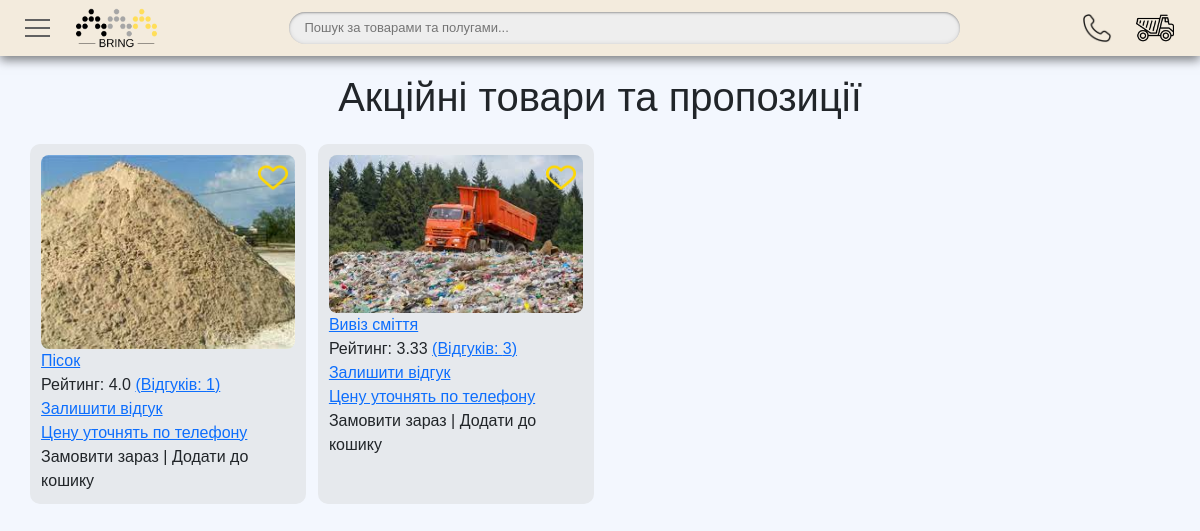
The page /actions/ on the database its author committed.
### bring/models.py (models this page shows, shortened)
class Stuff(models.Model):
    title = models.CharField('Название', max_length=128)
    cat = models.ForeignKey('Category', on_delete=models.PROTECT, verbose_name='Категорії', related_name='stuffs')
    description = models.TextField('Описание')
    pub_date = models.DateTimeField('Дата публикации', auto_now_add=True, blank=True)
    picture = models.ImageField(upload_to='pictures/', null=True, blank=True, default='pictures/default.png')
    slug = models.SlugField(max_length=256, unique=True, db_index=True, verbose_name='URL')
    priority = models.IntegerField('Приоритет выдачи', null=True, blank=True, default=5)
    is_active = models.BooleanField('Активировано?', default=True)
    is_action = models.BooleanField('Акційна пропозиція', default=False)
    fans = models.ManyToManyField('CustomUser', related_name='favs', blank=True)
    price_per_ton = models.IntegerField('Цена за тонну', null=True, blank=True, default=0)
    price_per_bag = models.IntegerField('Цена за мешок', null=True, blank=True, default=0)
    price_per_piece = models.FloatField('Цена за штуку', null=True, blank=True, default=0.0)
    price_per_hour = models.IntegerField('Цена за час', null=True, blank=True, default=0)
    price_per_day = models.IntegerField('Цена за сутки', null=True, blank=True, default=0)
    for_search_my = models.TextField('Слова для поиска', default=' ', null=True, blank=True,)
    for_search = models.TextField('Для поиска(авто)', default='Автоматичне поле')
    class Meta:
        verbose_name = "позиція"
        verbose_name_plural = "позиції"
    def packing(self):
        if any([self.price_per_ton, self.price_per_bag, self.price_per_piece, self.price_per_hour,
                self.price_per_day]) > 0.0:
            return [{'method_of_packing': 'поштучно', 'short_unit_packing': 'шт.', 'price': self.price_per_piece},
                    {'method_of_packing': 'у мішках', 'short_unit_packing': 'м.', 'price': self.price_per_bag},
                    {'method_of_packing': 'насипом', 'short_unit_packing': 'т.', 'price': self.price_per_ton},
                    {'method_of_packing': 'погодинно', 'short_unit_packing': 'г ', 'price': self.price_per_hour},
                    {'method_of_packing': 'подобово', 'short_unit_packing': 'д ', 'price': self.price_per_day},
                    ]
    def __str__(self):
        return self.title
    def rating(self):
        comments = self.comments.filter(rating_vote__range=(0.50, 5.10))
        if comments:
            return round(sum(comment.rating_vote for comment in comments) / len(comments), 2)
        else:
            return 0.0
    def get_absolute_url(self):
        return reverse('bring:stuff', kwargs={'slug': self.slug})

class Comment(models.Model):
    stuff = models.ForeignKey(Stuff, on_delete=models.SET_NULL, related_name="comments", null=True, blank=True)
    author = models.ForeignKey(CustomUser, on_delete=models.CASCADE, related_name="comments")
    comment_text = models.CharField('Комментарий', max_length=256)
    rating_vote = models.FloatField('Оценка', null=True, blank=True)
    pub_comment_date = models.DateTimeField('Дата публикации комментария', auto_now_add=True, blank=True)
    is_new = models.BooleanField('Новое', default=True)
    answer_by_admin = models.CharField('Ответ Администратора', max_length=256, null=True, blank=True)
    class Meta:
        verbose_name = "відгук"
        verbose_name_plural = "відгуки"

### bring/views.py (the view)
# urls.py: path('actions/', views.action_stuffs, name='actions'),
def action_stuffs(request):
    context = {
        'stuffs': Stuff.objects.filter(is_active=True, is_action=True).order_by('priority'),
    }
    return render(request, template_name="bring/actions.html", context=context)

### bring/forms.py
class AuthenticationAjaxForm(forms.Form):
    email = forms.EmailField(
        label=_("Email"),
        max_length=254,
        widget=forms.EmailInput(attrs={
            "autocomplete": "email",
            "class": "form-control",
        }),
    )
    password = forms.CharField(
        label=_("Password"),
        strip=False,
        widget=forms.PasswordInput(attrs={
            "autocomplete": "current-password",
            "class": "form-control",
        }),
    )

### bring/context_processors.py (called while the page is built)
def category_global(request):
    return {'categories_list_global': Category.objects.filter(is_active=True).order_by('priority')}

def modal_login(request):
    context = {
        'login_ajax': AuthenticationAjaxForm()
    }
    return context

def modal_registration(request):
    context = {
        'registration_ajax': RegistrationAjaxForm()
    }
    return context

### bring/models.py (called while the page is built)
    def __str__(self):
        return self.title

    def related_stuffs(self):
        return [stuff for stuff in self.stuffs.all()]

    def get_absolute_url(self):
        return reverse('bring:category', kwargs={'cat_slug': self.slug})

### bring/templates/bring/actions.html (shortened to what this page needs)
{% extends 'bring/base.html' %}
{% load static %}
{% block content %}
    <footer>
        <div class="h-footer">
            <h1 style="margin-top: 1.5%;">Акційні товари та пропозиції</h1>
        </div>
        <div class="stuffs-block">
            {% for stuff in stuffs %}
                <div class="stuff" >
                    {% if user.is_authenticated %}
                        <form action="{% url 'bring:stuff-fan' stuff.id %}" method="POST" id="favorite{{ stuff.id }}">
                        {% csrf_token %}
                        {% if stuff in user.favs.all %}
                            <div class="favorite"><img src="{% static 'bring/img/heart-yellow.png' %}" class="favorite-img"></div>
                        {% else %}
                            <div class="favorite"><img src="{% static 'bring/img/heart-border-yellow.png' %}" class="favorite-img"></div>
                        {% endif %}
                        </form>
                    {% else %}
                    <a data-bs-toggle="modal" data-bs-target="#login-ajax"><div class="favorite">
                        <img src="{% static 'bring/img/heart-border-yellow.png' %}" class="favorite-img">
                    </div></a>
                    {% endif %}
                        <div class="stuff-img-block"><a href="{{ stuff.get_absolute_url }}"><img src="{{ stuff.picture.url }}" class="stuff-img"></a></div>
                        <div class="stuff-title"><a href="{{ stuff.get_absolute_url }}">{{ stuff }}</a></div>
                        {% if stuff.comments.count > 0.0 %}
                            <div class="stuff-rating">Рейтинг: {{ stuff.rating }} <a href="{{ stuff.get_absolute_url }}">(Відгуків: {{ stuff.comments.count }})</a></div>
                        {% endif %}
                        <div class="stuff-comment-now"><a href="{{ stuff.get_absolute_url }}">Залишити відгук</a></div>
                        <div class="stuff-price">
                            {% for i in stuff.packing %}
                                {% if i.price > 0.0 %}
                                    Ціна: {{ i.price }} грн. за {{ i.short_unit_packing }}({{ i.method_of_packing }}) <br>
                                {% endif %}
                            {% empty %}
                            <a href="#">Цену уточнять по телефону</a>
                            {% endfor %}
                        </div>
                        <div class="order-now">Замовити зараз | Додати до кошику</div>
                </div>
            {% endfor %}
        </div>
    </footer>
{% endblock %}

### bring/templates/bring/base.html (shortened to what this page needs)
<!DOCTYPE html>
{% load static %}
<html lang="en">
<head>
    <link href="https://cdn.jsdelivr.net/npm/bootstrap@5.1.3/dist/css/bootstrap.min.css" rel="stylesheet">
    <link rel="stylesheet" href="{% static 'bring/css/custom.css' %}">
</head>
<body>
    <div class="header">
        <div class="head">
            <div class="start">
                <li_head_start><div class="hamburger-menu">
                    <label class="menu__btn" for="menu__toggle">
                      <span></span>
                    </label>
                  </div></li_head_start>
                <li_head_start><div class="logo-block"><a href="{% url 'bring:index' %}">
                        <img src="{% static 'bring/img/bring-logo.png' %}" class="logo">
                    </a></div>
                </li_head_start>
            </div>
            <div class="center">
                <form action="{% url 'bring:search' %}" method="get" class="search">
                    <input type="text" name="search" placeholder="Пошук за товарами та полугами..." class="input" />
                    <input type="submit" name="" value="" class="submit" />
                </form>
            </div>
            <div class="end">
                <a data-bs-toggle="modal" data-bs-target="#contacts-ajax"><img src="{% static 'bring/img/telephone.png' %}" class="favorites"></a>
                <a href="#"><img src="{% static 'bring/img/dump-truck.png' %}" class="bascket"></a>
            </div>
        </div>
    </div>
    <div class="clear"></div>
        {% block content %}{% endblock %}
</body>
</html>

### bring/templates/bring/modal_contacts.html (shortened to what this page needs)
{% load static %}

### bring/static/bring/css/custom.css (style rules this page uses)
.menu__btn { display: flex; align-items: center; position: fixed; top: 18px; left: 25px; width: 25px; height: 20px; cursor: pointer; z-index: 1; }
.menu__btn > span, .menu__btn > span::before, .menu__btn > span::after { display: block; position: absolute; width: 100%; height: 2px; background-color: #616161; }
.menu__btn > span::before { content: ''; top: -8px; }
.menu__btn > span::after { content: ''; top: 8px; }
.menu__btn > span, .menu__btn > span::before, .menu__btn > span::after { transition-duration: .25s; }
.header { --paper-input-container-input-align: baseline; display: block; width: 100%; background: #F3EBDD; position: fixed; z-index: 100; top: 0; }
.header .head { height: 56px; padding: 0 16px; display: flex; flex-direction: row; align-items: center; justify-content: space-between; box-shadow: 0 4px 10px rgba(0, 0, 0, .5); height: innerit; }
.logo { margin-left: 43px; height: 40px; }
.start li_head_start { display: inline-block; }
.center { flex: 1; margin-left: 11.3%; margin-right: 10%; }
.clear { height: 56px; }
.bascket { height: 38px; padding: 0 10px 0 10px; }
.favorites { height: 30px; padding: 0 10px 0 5px }
.search { width: 100%; position: relative; }
.search input { border: none; }
.search .input { width: 100%; padding: 8px 37px 9px 15px; -moz-box-sizing: border-box; box-sizing: border-box; box-shadow: inset 0 0 5px rgba(0,0,0,0.1), inset 0 1px 2px rgba(0,0,0,0.3); background: #EEE; font: 13px Arial, sans-serif; color: #555; outline: none; }
.search .submit { position: absolute; top: 0; right: 0; width: 37px; height: 100%; cursor: pointer; background: url(https://lh4.googleusercontent.com/-b-5aBxcxarY/UAfFW9lVyjI/AAAAAAAABUg/gQtEXuPuIds/s13/go.png) 50% no-repeat; opacity: 0.5; }
body { background: #F3F7FE; }
footer { margin-left: 2.5%; margin-right: 2.5%; }
.h-footer { text-align: center; line-height: 1; font-family: Arial, serif; }
.stuffs-block { display: grid; grid-template-columns: repeat(5, 19.2%); grid-template-rows: repeat(10, auto); grid-column-gap: 1%; grid-row-gap: 2%; margin-top: 2%; font-family: Arial, sans-serif; font-weight: normal; }
.stuff { background: #e6e9ed; padding: 4%; border-radius: 10px; }
.stuff .stuff-img-block { background-size: cover; }
.stuff-img-block .stuff-img { height: 100%; width: 100%; border-radius: 8px; }
.favorite { position: relative; }
.favorite .favorite-img { width: 35px; height: 35px; position: absolute; right: 0px; margin: 2%; padding: 1%; }
@media screen and (min-width: 990px) and (max-width: 1200px) { .stuffs-block { grid-template-columns: repeat(4, 24.25%); grid-column-gap: 1%; } }
@media screen and (min-width: 785px) { .search .input { border-radius: 20px; } }

### rows shown on the page
Stuff: picture (picture), title "Пісок", rating "4.0", comments.count "1"
Stuff: picture (picture), title "Вивіз сміття", rating "3.33", comments.count "3"
